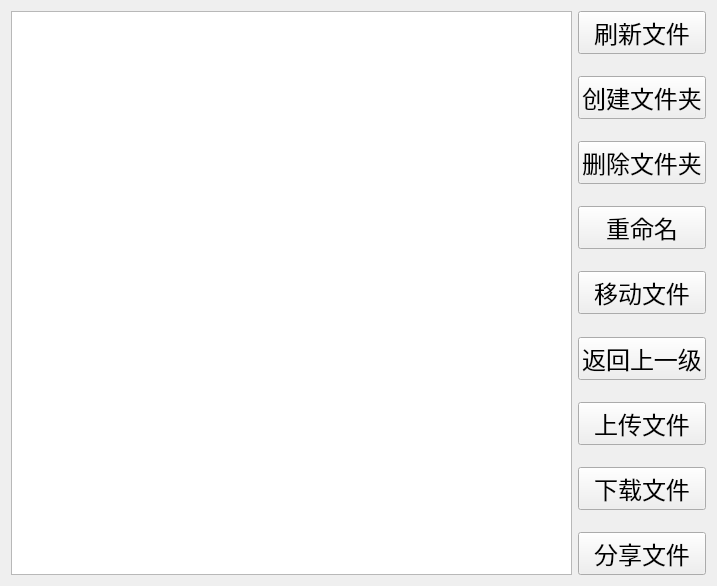
<?xml version="1.0" encoding="UTF-8"?>
<ui version="4.0">
 <class>File</class>
 <widget class="QWidget" name="File">
  <property name="geometry">
   <rect>
    <x>0</x>
    <y>0</y>
    <width>717</width>
    <height>586</height>
   </rect>
  </property>
  <property name="windowTitle">
   <string>Form</string>
  </property>
  <layout class="QHBoxLayout" name="horizontalLayout">
   <item>
    <widget class="QListWidget" name="listWidget"/>
   </item>
   <item>
    <layout class="QVBoxLayout" name="verticalLayout">
     <item>
      <widget class="QPushButton" name="flush_PB">
       <property name="font">
        <font>
         <family>Arial</family>
         <pointsize>18</pointsize>
        </font>
       </property>
       <property name="text">
        <string>刷新文件</string>
       </property>
      </widget>
     </item>
     <item>
      <spacer name="verticalSpacer">
       <property name="orientation">
        <enum>Qt::Vertical</enum>
       </property>
       <property name="sizeHint" stdset="0">
        <size>
         <width>20</width>
         <height>40</height>
        </size>
       </property>
      </spacer>
     </item>
     <item>
      <widget class="QPushButton" name="mkDir_PB">
       <property name="font">
        <font>
         <family>Arial</family>
         <pointsize>18</pointsize>
        </font>
       </property>
       <property name="text">
        <string>创建文件夹</string>
       </property>
      </widget>
     </item>
     <item>
      <spacer name="verticalSpacer_2">
       <property name="orientation">
        <enum>Qt::Vertical</enum>
       </property>
       <property name="sizeHint" stdset="0">
        <size>
         <width>20</width>
         <height>40</height>
        </size>
       </property>
      </spacer>
     </item>
     <item>
      <widget class="QPushButton" name="delFile_PB">
       <property name="font">
        <font>
         <family>Arial</family>
         <pointsize>18</pointsize>
        </font>
       </property>
       <property name="text">
        <string>删除文件夹</string>
       </property>
      </widget>
     </item>
     <item>
      <spacer name="verticalSpacer_3">
       <property name="orientation">
        <enum>Qt::Vertical</enum>
       </property>
       <property name="sizeHint" stdset="0">
        <size>
         <width>20</width>
         <height>40</height>
        </size>
       </property>
      </spacer>
     </item>
     <item>
      <widget class="QPushButton" name="rename_PB">
       <property name="font">
        <font>
         <family>Arial</family>
         <pointsize>18</pointsize>
        </font>
       </property>
       <property name="text">
        <string>重命名</string>
       </property>
      </widget>
     </item>
     <item>
      <spacer name="verticalSpacer_4">
       <property name="orientation">
        <enum>Qt::Vertical</enum>
       </property>
       <property name="sizeHint" stdset="0">
        <size>
         <width>20</width>
         <height>40</height>
        </size>
       </property>
      </spacer>
     </item>
     <item>
      <widget class="QPushButton" name="move_PB">
       <property name="font">
        <font>
         <family>Arial</family>
         <pointsize>18</pointsize>
        </font>
       </property>
       <property name="text">
        <string>移动文件</string>
       </property>
      </widget>
     </item>
     <item>
      <spacer name="verticalSpacer_5">
       <property name="orientation">
        <enum>Qt::Vertical</enum>
       </property>
       <property name="sizeHint" stdset="0">
        <size>
         <width>20</width>
         <height>40</height>
        </size>
       </property>
      </spacer>
     </item>
     <item>
      <widget class="QPushButton" name="return_PB">
       <property name="font">
        <font>
         <family>Arial</family>
         <pointsize>18</pointsize>
        </font>
       </property>
       <property name="text">
        <string>返回上一级</string>
       </property>
      </widget>
     </item>
     <item>
      <spacer name="verticalSpacer_6">
       <property name="orientation">
        <enum>Qt::Vertical</enum>
       </property>
       <property name="sizeHint" stdset="0">
        <size>
         <width>20</width>
         <height>40</height>
        </size>
       </property>
      </spacer>
     </item>
     <item>
      <widget class="QPushButton" name="upload_PB">
       <property name="font">
        <font>
         <family>Arial</family>
         <pointsize>18</pointsize>
        </font>
       </property>
       <property name="text">
        <string>上传文件</string>
       </property>
      </widget>
     </item>
     <item>
      <spacer name="verticalSpacer_7">
       <property name="orientation">
        <enum>Qt::Vertical</enum>
       </property>
       <property name="sizeHint" stdset="0">
        <size>
         <width>20</width>
         <height>40</height>
        </size>
       </property>
      </spacer>
     </item>
     <item>
      <widget class="QPushButton" name="download_PB">
       <property name="font">
        <font>
         <family>Arial</family>
         <pointsize>18</pointsize>
        </font>
       </property>
       <property name="text">
        <string>下载文件</string>
       </property>
      </widget>
     </item>
     <item>
      <spacer name="verticalSpacer_8">
       <property name="orientation">
        <enum>Qt::Vertical</enum>
       </property>
       <property name="sizeHint" stdset="0">
        <size>
         <width>20</width>
         <height>40</height>
        </size>
       </property>
      </spacer>
     </item>
     <item>
      <widget class="QPushButton" name="share_PB">
       <property name="font">
        <font>
         <family>Arial</family>
         <pointsize>18</pointsize>
        </font>
       </property>
       <property name="text">
        <string>分享文件</string>
       </property>
      </widget>
     </item>
    </layout>
   </item>
  </layout>
 </widget>
 <resources/>
 <connections/>
</ui>
